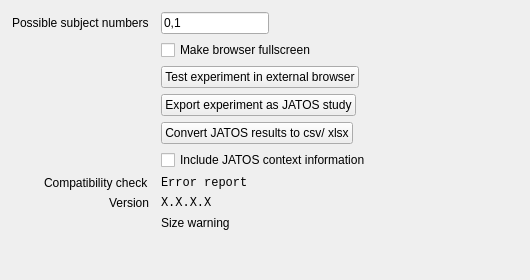
<?xml version="1.0" encoding="UTF-8"?>
<ui version="4.0">
 <class>Form</class>
 <widget class="QWidget" name="Form">
  <property name="geometry">
   <rect>
    <x>0</x>
    <y>0</y>
    <width>530</width>
    <height>280</height>
   </rect>
  </property>
  <property name="windowTitle">
   <string>Form</string>
  </property>
  <layout class="QFormLayout" name="formLayout">
   <property name="fieldGrowthPolicy">
    <enum>QFormLayout::FieldsStayAtSizeHint</enum>
   </property>
   <property name="labelAlignment">
    <set>Qt::AlignRight|Qt::AlignTrailing|Qt::AlignVCenter</set>
   </property>
   <property name="formAlignment">
    <set>Qt::AlignLeading|Qt::AlignLeft|Qt::AlignTop</set>
   </property>
   <property name="horizontalSpacing">
    <number>12</number>
   </property>
   <property name="leftMargin">
    <number>12</number>
   </property>
   <property name="topMargin">
    <number>12</number>
   </property>
   <property name="rightMargin">
    <number>12</number>
   </property>
   <property name="bottomMargin">
    <number>12</number>
   </property>
   <item row="0" column="0">
    <widget class="QLabel" name="label_subject">
     <property name="text">
      <string>Possible subject numbers</string>
     </property>
    </widget>
   </item>
   <item row="0" column="1">
    <widget class="QLineEdit" name="linedit_subject">
     <property name="text">
      <string>0,1</string>
     </property>
    </widget>
   </item>
   <item row="1" column="1">
    <widget class="QCheckBox" name="fs_checkBox">
     <property name="text">
      <string>Make browser fullscreen</string>
     </property>
    </widget>
   </item>
   <item row="3" column="1">
    <widget class="QPushButton" name="button_jatos">
     <property name="text">
      <string>Export experiment as JATOS study</string>
     </property>
     <property name="icon">
      <iconset theme="document-save-as">
       <normaloff>.</normaloff>.</iconset>
     </property>
    </widget>
   </item>
   <item row="2" column="1">
    <widget class="QPushButton" name="button_test">
     <property name="text">
      <string>Test experiment in external browser</string>
     </property>
     <property name="icon">
      <iconset theme="os-run-browser">
       <normaloff>.</normaloff>.</iconset>
     </property>
    </widget>
   </item>
   <item row="6" column="1">
    <widget class="QLabel" name="label_linter">
     <property name="font">
      <font>
       <family>Monospace</family>
       <weight>50</weight>
       <bold>false</bold>
      </font>
     </property>
     <property name="text">
      <string>Error report</string>
     </property>
    </widget>
   </item>
   <item row="6" column="0">
    <widget class="QLabel" name="label">
     <property name="text">
      <string>Compatibility check</string>
     </property>
    </widget>
   </item>
   <item row="7" column="0">
    <widget class="QLabel" name="label_3">
     <property name="text">
      <string>Version</string>
     </property>
    </widget>
   </item>
   <item row="7" column="1">
    <widget class="QLabel" name="label_version">
     <property name="font">
      <font>
       <family>Monospace</family>
      </font>
     </property>
     <property name="text">
      <string>X.X.X.X</string>
     </property>
    </widget>
   </item>
   <item row="8" column="0">
    <widget class="QLabel" name="icon_expsize_warning">
     <property name="text">
      <string/>
     </property>
    </widget>
   </item>
   <item row="8" column="1">
    <widget class="QLabel" name="label_expsize_warning">
     <property name="text">
      <string>Size warning</string>
     </property>
    </widget>
   </item>
   <item row="4" column="1">
    <widget class="QPushButton" name="button_convert">
     <property name="text">
      <string>Convert JATOS results to csv/ xlsx</string>
     </property>
     <property name="icon">
      <iconset theme="x-office-spreadsheet">
       <normaloff>.</normaloff>.</iconset>
     </property>
    </widget>
   </item>
   <item row="5" column="1">
    <widget class="QCheckBox" name="cfg_oswebext_include_context">
     <property name="text">
      <string>Include JATOS context information</string>
     </property>
    </widget>
   </item>
  </layout>
 </widget>
 <resources/>
 <connections/>
</ui>
